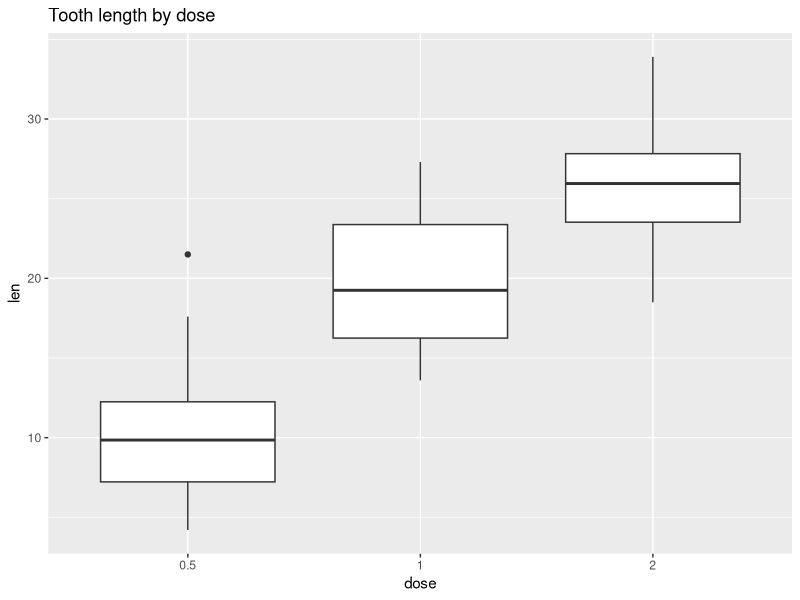
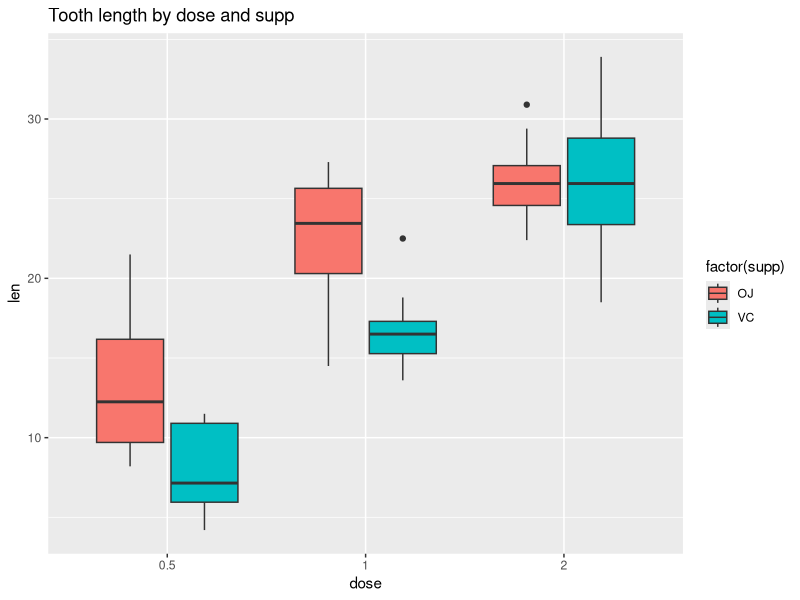

The R source for these figures, in order: (Note: this script raises an error after producing the figures.)
## ---- chunk 1
library(ggplot2)    
## ---- chunk 2
data(ToothGrowth)
str(ToothGrowth)
## ---- chunk 3
ggplot(data = ToothGrowth, aes(factor(dose), len)) + geom_boxplot() +
    labs(title = "Tooth length by dose") +  xlab("dose")
## ---- chunk 4
ggplot(data = ToothGrowth, aes(factor(dose), len)) + geom_boxplot(aes(fill=factor(supp)))+
        labs(title = "Tooth length by dose and supp") +  xlab("dose")
## ---- chunk 5
dose_20_05 <- ToothGrowth[ToothGrowth$dose %in% c(0.5, 2),]
t <- t.test(data = dose_20_05, len ~ relevel(factor(dose), ref = 2), var.equal = F, paired = F)
t
## ---- chunk 6
supp_dose_05_OJ_VC <- ToothGrowth[ToothGrowth$dose == 0.5,]
t <- t.test(data = supp_dose_05_OJ_VC, len ~ supp, var.equal = F, paired = F)
t
## ---- chunk 7
supp_dose_20_OJ_VC <- ToothGrowth[ToothGrowth$dose == 2,]
t <- t.test(data = supp_dose_20_OJ_VC, len ~ supp, var.equal = F, paired = F)
t
